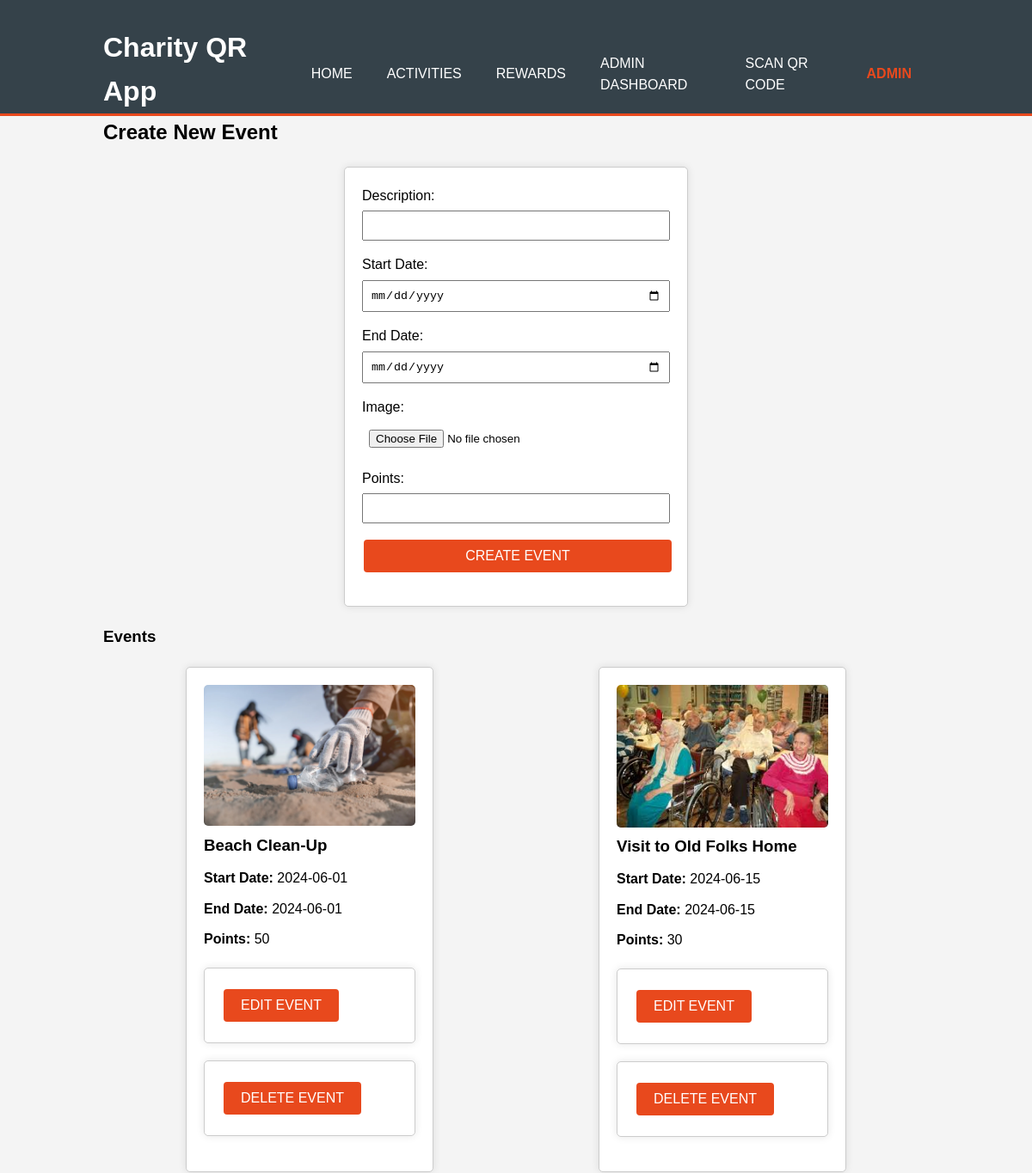
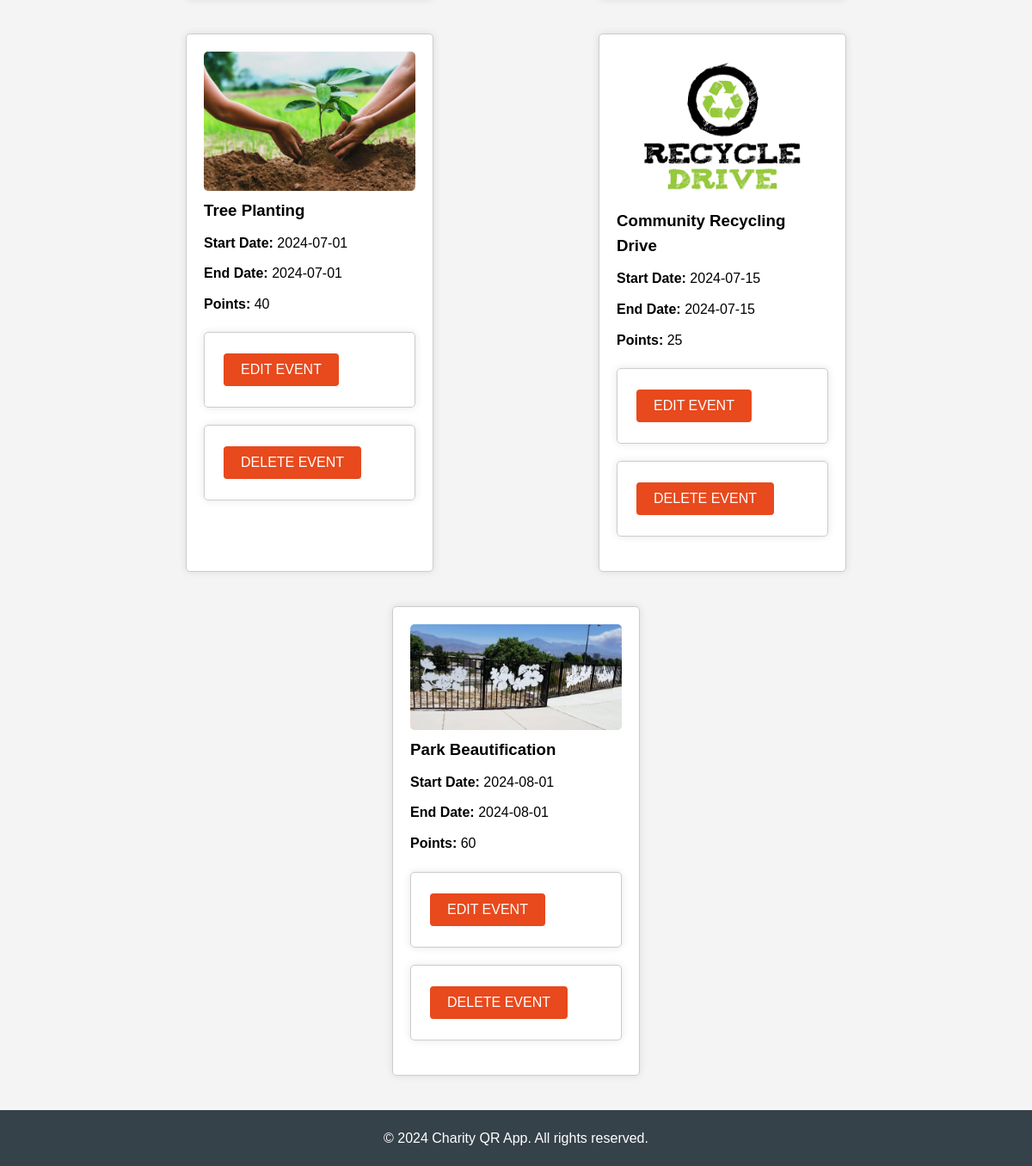
/admin_create_events.php (signed in), run on the app's committed database (2 pictures, top to bottom).
### tables this page shows
CREATE TABLE `event` (
  `event_id` int(11) NOT NULL,
  `description` varchar(300) NOT NULL,
  `start_date` date NOT NULL,
  `end_date` date DEFAULT NULL,
  `image_url` varchar(255) DEFAULT NULL,
  `points` int(11) DEFAULT NULL,
  `organiser_id` int(11) DEFAULT NULL
);

### admin_create_events.php (the view, shortened to what this page needs)
<?php
$conn = new mysqli('localhost', 'root', '', 'fyp_app');
$events = [];
$result = $conn->query("SELECT * FROM event");
while ($row = $result->fetch_assoc()) {
    $events[] = $row;
}
include 'header.php';
?>
<main>
    <section class="create-event">
        <div class="container">
            <h2>Create New Event</h2>
            <form action="admin_create_events.php" method="POST" enctype="multipart/form-data" onsubmit="return validateDates()">
                <div class="form-group">
                    <label for="description">Description:</label>
                    <input type="text" id="description" name="description" required>
                </div>
                <div class="form-group">
                    <label for="start_date">Start Date:</label>
                    <input type="date" id="start_date" name="start_date" required>
                </div>
                <div class="form-group">
                    <label for="end_date">End Date:</label>
                    <input type="date" id="end_date" name="end_date" required>
                </div>
                <div class="form-group">
                    <label for="image">Image:</label>
                    <input type="file" id="image" name="image" accept="image/*" required>
                </div>
              <div class="form-group">
                    <label for="points">Points:</label>
                    <input type="number" id="points" name="points" required>
                </div>
                <div class="form-group">
                    <button type="submit" class="btn">Create Event</button>
                </div>
            </form>
        </div>
    </section>
  <section class="display-events">
    <div class="container">
      <h3>Events</h3>
                <div class="activity-list">
                  <?php foreach ($events as $event): ?>
                    <div class="activity">
                      <img src="<?php echo htmlspecialchars($event['image_url']); ?>" alt="<?php echo htmlspecialchars($event['description']); ?>" class="activity-image">
                            <h3><?php echo htmlspecialchars($event['description']); ?></h3>
                            <p><strong>Start Date:</strong> <?php echo htmlspecialchars($event['start_date']); ?></p>
                            <p><strong>End Date:</strong> <?php echo htmlspecialchars($event['end_date']); ?></p>
                            <p><strong>Points:</strong> <?php echo htmlspecialchars($event['points']); ?></p>
                            <form action="admin_edit_event.php" method="POST">
                                <button type="submit" class="btn">Edit Event</button>
                            </form>
                            <form action="admin_delete_event.php" method="POST" onsubmit="return confirmDelete()">
                                <button type="submit" class="btn">Delete Event</button>
                            </form>
                        </div>
                  <?php endforeach; ?>
                </div>
    </div>
  </section>
</main>
<?php include 'footer.php'; ?>

### styles.css (style rules this page uses)
* { margin: 0; padding: 0; box-sizing: border-box; }
body { font-family: Arial, sans-serif; line-height: 1.6; background-color: #f4f4f4; }
.container { width: 80%; margin: 0 auto; overflow: hidden; }
.activity-list { display: flex; flex-wrap: wrap; justify-content: space-around; }
.activity { background: #ffffff; border: #cccccc 1px solid; border-radius: 5px; box-shadow: 0 0 10px rgba(0, 0, 0, 0.1); margin: 20px; padding: 20px; width: 30%; box-sizing: border-box; text-align: left; }
.activity-image { width: 100%; height: auto; border-radius: 5px; }
.activity h3 { margin-bottom: 10px; }
.activity p { margin-bottom: 10px; }
.activity .btn { background: #e8491d; color: #ffffff; padding: 10px 20px; text-decoration: none; text-transform: uppercase; cursor: pointer; border: none; transition: background 0.3s; }
form { max-width: 400px; margin: 20px auto; padding: 20px; background: #ffffff; border: #cccccc 1px solid; border-radius: 5px; box-shadow: 0 0 10px rgba(0, 0, 0, 0.1); }
.form-group { margin-bottom: 15px; }
.form-group label { display: block; margin-bottom: 5px; }
.form-group input { width: 100%; padding: 8px; box-sizing: border-box; }
.form-group button { width: 100%; padding: 10px; background: #e8491d; color: #ffffff; border: none; cursor: pointer; text-transform: uppercase; transition: background 0.3s; }
.btn { background-color: #4CAF50; color: white; padding: 10px 20px; border: none; cursor: pointer; text-align: center; display: inline-block; font-size: 16px; margin: 4px 2px; transition: 0.3s; border-radius: 4px; }

### data on the page
event: image_url (picture), description "Beach Clean-Up", start_date "2024-06-01", end_date "2024-06-01", points "50"
event: image_url (picture), description "Visit to Old Folks Home", start_date "2024-06-15", end_date "2024-06-15", points "30"
event: image_url (picture), description "Tree Planting", start_date "2024-07-01", end_date "2024-07-01", points "40"
event: image_url (picture), description "Community Recycling Drive", start_date "2024-07-15", end_date "2024-07-15", points "25"
event: image_url (picture), description "Park Beautification", start_date "2024-08-01", end_date "2024-08-01", points "60"

### other printed values
$_SESSION['username'] "ADMIN"
